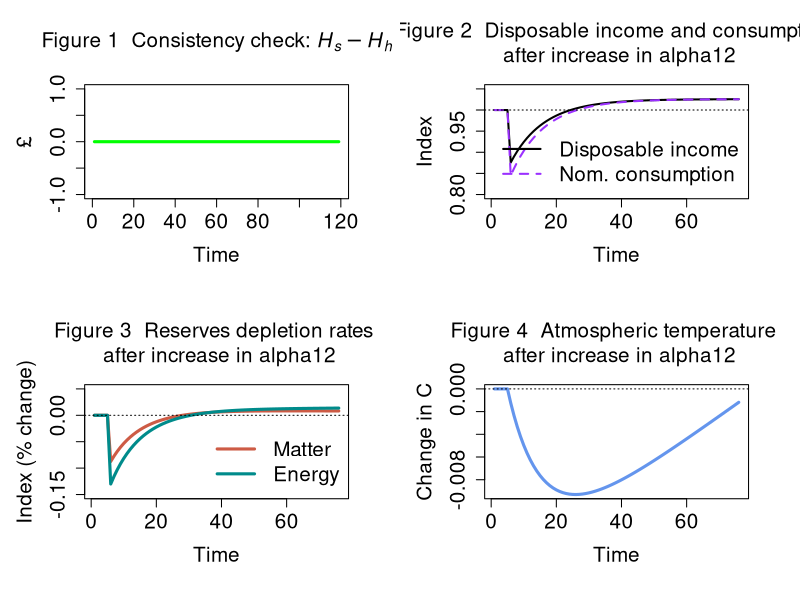

Source code (R):
# IO-SFC MODEL (BASED ON MODEL PC) + ECOSYSTEM + EXPERIMENT

# Created by Marco Veronese Passarella

# Version: 25 June 2024; revised: 7 August 2025

### PREPARE THE ENVIRONMENT ################################################################################

#Clear Environment
rm(list=ls(all=TRUE))

#Clear Plots
if(!is.null(dev.list())) dev.off()

#Clear Console
cat("\014")

#Set directory/folder
#setwd("C:/Users/...")

#set number of periods
nPeriods = 120

#Set number of scenarios
nScenarios = 2 

#Set number of industries ***
nIndustries = 2

### SET THE COEFFICIENTS (EXOGENOUS VARIABLES AND PARAMETERS) ################################################################################

alpha10 = 0.8 #Autonomous component of propensity to consume out of income
alpha11 = 8 #Interest rate elasticity of propensity to consume out of income (minus sign)
alpha2 = 0.4 #Propensity to consume out of wealth
w = 0.4 #Uniform wage rate
mu = 0.875 #Uniform mark-up
pr1 = 1 #Labour productivity in industry 1
pr2 = 1 #Labour productivity in industry 2
lambda0 = 0.635 #Autonomous share of bills
lambda1 = 5 #Elasticity of bills demand to interest rate
lambda2 = 0.01 #Elasticity of bills demand to yd/v
theta = 0.2 #Tax rate on income
r_bar=matrix(data=0.025,nrow=nScenarios,ncol=nPeriods) #Interest rate as policy instrument
beta1_c_bar = 0.50 #Household consumption share of product 1
beta2_c_bar = 0.50 #Household consumption share of product 2
beta1_g_bar = 0.48 #Government consumption share of product 1
beta2_g_bar = 0.52 #Government consumption share of product 2
a11 = 0.11 #Quantity of product 1 necessary to produce one unit of product 1
a12 = 0.12 #Quantity of product 1 necessary to produce one unit of product 2
a21 = 0.21 #Quantity of product 2 necessary to produce one unit of product 1
a22 = 0.22 #Quantity of product 2 necessary to produce one unit of product 2

#Tip: try 0.12, 0.12, 0.20, 0.20 for unit prices

### CREATE VARIABLES AND ATTRIBUTE INITIAL VALUES ################################################################################

#Use 'array' function to create 3-dimension variables
x=array(data=0,dim=c(nScenarios,nPeriods,nIndustries)) #Gross output by industry (real)
d=array(data=0,dim=c(nScenarios,nPeriods,nIndustries)) #Demand by industry (real)
beta_c=array(data=0,dim=c(nScenarios,nPeriods,nIndustries)) #Real consumption composition
beta_g=array(data=0,dim=c(nScenarios,nPeriods,nIndustries)) #Real government expenditure composition
p=array(data=1,dim=c(nScenarios,nPeriods,nIndustries)) #Unit prices

#Create matrix of coefficients
A=matrix(data=0,nrow=nIndustries,ncol=nIndustries) #2D matrix of technical coefficients
I = diag(x=1, nrow=nIndustries, ncol=nIndustries) #2D diagonal matrix
A4=array(data=0,dim=c(nScenarios,nPeriods,nIndustries,nIndustries)) #4D matrix of technical coefficients

#Other 2-dimension variables
alpha1=matrix(data=alpha10-alpha11*r_bar,nrow=nScenarios,ncol=nPeriods) #Propensity to consume out of income
b_cb=matrix(data=0,nrow=nScenarios,ncol=nPeriods) #Government bills held by Central Bank
b_h=matrix(data=0,nrow=nScenarios,ncol=nPeriods) #Government bills held by households
b_s=matrix(data=0,nrow=nScenarios,ncol=nPeriods) #Government bills supplied by government
h_h=matrix(data=0,nrow=nScenarios,ncol=nPeriods) #Cash money held by households
h_s=matrix(data=0,nrow=nScenarios,ncol=nPeriods) #Cash money supplied by central bank
r=matrix(data=r_bar,nrow=nScenarios,ncol=nPeriods) #Interest rate on government bills
t=matrix(data=0,nrow=nScenarios,ncol=nPeriods) #Taxes
v=matrix(data=0,nrow=nScenarios,ncol=nPeriods) #Households wealth
yd=matrix(data=0,nrow=nScenarios,ncol=nPeriods) #Disposable income of households
cons=matrix(data=0,nrow=nScenarios,ncol=nPeriods) #Consumption (real)
g=matrix(data=20,nrow=nScenarios,ncol=nPeriods) #Government expenditure (real)
y=matrix(data=0,nrow=nScenarios,ncol=nPeriods) #Value of net output (GDP)
p_c=matrix(data=1,nrow=nScenarios,ncol=nPeriods) #Average price for the consumers
p_g=matrix(data=1,nrow=nScenarios,ncol=nPeriods) #Average price for the government
infl=matrix(data=1,nrow=nScenarios,ncol=nPeriods) #Inflation tax (see Godley and Lavoie, 9.2.4 and 9.3.1)

### Ecosystem variables and coefficients ################################################################################

#Variables
x_mat = matrix(data=0,nrow=nScenarios,ncol=nPeriods) #Production of material goods 
mat = matrix(data=0,nrow=nScenarios,ncol=nPeriods) #Extracted matter  
rec = matrix(data=0,nrow=nScenarios,ncol=nPeriods) #Recycled socio-economic stock  
dis = matrix(data=0,nrow=nScenarios,ncol=nPeriods) #Discarded socioeconomic stock            
kh = matrix(data=0,nrow=nScenarios,ncol=nPeriods) #Socio-economic stock       
en = matrix(data=0,nrow=nScenarios,ncol=nPeriods) #Total energy required for production
ren = matrix(data=0,nrow=nScenarios,ncol=nPeriods) #Renewable energy
nen = matrix(data=0,nrow=nScenarios,ncol=nPeriods) #Non-renewable energy                         
co2_cum = matrix(data=0,nrow=nScenarios,ncol=nPeriods) #Cumulative emissions
wa = matrix(data=0,nrow=nScenarios,ncol=nPeriods) #Waste by industry
temp = matrix(data=0,nrow=nScenarios,ncol=nPeriods) #Atmospheric temperature 
k_m=matrix(data=6000,nrow=nScenarios,ncol=nPeriods) #Matter reserves
conv_m=matrix(data=0,nrow=nScenarios,ncol=nPeriods) #Conversion of matter resources into reserves
res_m=matrix(data=388889,nrow=nScenarios,ncol=nPeriods) #Matter resources
k_e=matrix(data=37000,nrow=nScenarios,ncol=nPeriods) #Energy reserves
conv_e=matrix(data=0,nrow=nScenarios,ncol=nPeriods) #Conversion of energy resources into reserves
res_e=matrix(data=542000,nrow=nScenarios,ncol=nPeriods) #Energy resources
dc = array(data=0,dim=c(nScenarios,nPeriods,nIndustries)) #Stock of durable goods by industry/product
emis = matrix(data=0,nrow=nScenarios,ncol=nPeriods) #Annual emissions by industry
cen=matrix(data=0,nrow=nScenarios,ncol=nPeriods) #Carbon mass of energy
o2= matrix(data=emis-cen,nrow=nScenarios,ncol=nPeriods) #Mass of oxygen 

#Coefficients
rho_dis = 0.2 #Recycling rate
beta_e = 0.07 #CO2 intensity of non-renewable energy sources
tcre=0.0001 #Transient climate response to cumulative carbon emissions
fnc=0.5 #Non-CO2 fraction of total anthropocentric forcing
sigma_m=0.0005 #Conversion rate of matter resources into reserves
car=3.67 #Coefficient converting Gt of carbon into Gt of CO2
sigma_e=0.003 #Conversion rate of energy resources into reserves
mu_mat = matrix(data=c(0.4,0.6),nrow=nIndustries,ncol=1) #Material intensity coefficients by industry
zeta_dc = matrix(data=c(0.015,0.025),nrow=nIndustries,ncol=1) #Percentages of discarded socio-economic stock by industry
eps_en = matrix(data=c(4,6),nrow=nIndustries,ncol=1) #Energy intensity coefficients by industry                                          
eta_en = matrix(data=c(0.13,0.15),nrow=nIndustries,ncol=1) #Shares of renewable energy in total energy by industry       
alpha12=matrix(data=4,nrow=nScenarios,ncol=nPeriods) #Temperature elasticity of propensity to consume out of income

### RUN THE MODEL ################################################################################

#DEFINE THE LOOPS

#Choose scenario
for (j in 1:nScenarios){
  
  #Define time loop
  for (i in 2:nPeriods){
    
    #Define iterations
    for (iterations in 1:100){
      
      
      #ADD ALTERNATIVE SCENARIOS  
      
      #Shock 1: higher temperature elasticity of propensity to consume out of income
      if (i>=50 && j==2){alpha12[j,i]=16}
      
      
      #DEFINE THE SYSTEM OF EQUATIONS        
      
      
      ## A) Define the matrix of technical coefficients ####
      
      #4D matrix of technical coefficients
      A4[j,i,,] = matrix(c(a11,a12,
                           a21,a22), nrow=2, byrow=TRUE)                     
      
      #2D matrix of technical coefficients
      A = A4[j,i,,]          
      
      
      ## B) Define consumption shares ####
      
      #Household real consumption share of product 1 - eq. 13.1
      beta_c[j,i,1]=beta1_c_bar
      
      #Household real consumption share of product 2 - eq. 13.2
      beta_c[j,i,2]=beta2_c_bar
      
      #Government real consumption share of product 1 - eq. 14.1
      beta_g[j,i,1]=beta1_g_bar
      
      #Government real consumption share of product 2 - eq. 14.2
      beta_g[j,i,2]=beta2_g_bar
      
      
      ## C) Define input-output structure ####
      
      #Real final demand vector by industry - eq. 15
      d[j,i,] = beta_c[j,i,]*cons[j,i] + beta_g[j,i,]*g[j,i]
      
      #Real gross output by industry  - eq. 16
      x[j,i,] = solve(I-A) %*% d[j,i,]
      
      #Value of net output (GDP)  - eq. 1.A
      y[j,i] = t(p[j,i,]) %*% d[j,i,]
      
      
      ## D) Set prices ####
      
      #Set unit price of output of industry 1 - eq. 17.1
      p[j,i,1] = (w/pr1) + (p[j,i,1]*A[1] + p[j,i,2]*A[2])*(1 + mu) 
      
      #Set unit price of output of industry 2 - eq. 17.2  
      p[j,i,2] = (w/pr2) + (p[j,i,1]*A[3] + p[j,i,2]*A[4])*(1 + mu) 
      
      #Average price for the consumers - eq. 18
      p_c[j,i] = t(p[j,i,]) %*% beta_c[j,i,]
      
      #Average price for the government - eq. 19
      p_g[j,i] = t(p[j,i,]) %*% beta_g[j,i,]
      
      
      ## E) Households' behaviour ####
      
      #Disposable income - eq. 2
      yd[j,i] = y[j,i] - t[j,i] + r[j,i-1]*b_h[j,i-1]
      
      #Wealth accumulation - eq. 4 
      v[j,i] = v[j,i-1] + (yd[j,i] - p_c[j,i]*cons[j,i])
      
      #Real consumption function with no monetary illusion - eq. 5.A.1 
      cons[j,i] = alpha1[j,i]*((yd[j,i]/p_c[j,i])-infl[j,i]) + alpha2*v[j,i-1]/p_c[j,i-1]
      
      #Inflation tax for households - eq. 5.A.1
      infl[j,i] = ((p_c[j,i]-p_c[j,i-1])/p_c[j,i-1])*(v[j,i-1]/p_c[j,i])
      
      #Endogenous propensity to consume out of income  - eq. 12
      #alpha1[j,i] = alpha10 - alpha11*r[j,i]
      
      
      ## F) Portfolio equations ####
      
      #Demand for cash money - eq. 6
      h_h[j,i] = v[j,i] - b_h[j,i]
      
      #Demand for government bills - eq. 7
      b_h[j,i] = v[j,i]*(lambda0 + lambda1*r[j,i] - lambda2*(yd[j,i]/v[j,i]))
      
      
      ## G) Government ####
      
      #Tax payments - eq. 3 
      t[j,i] = theta*(y[j,i] + r[j,i-1]*b_h[j,i-1])
      
      #Supply of government bills - eq. 8
      b_s[j,i] = b_s[j,i-1] + ( p_g[j,i]*g[j,i] + r[j,i-1]*b_s[j,i-1]) - (t[j,i] + r[j,i-1]*b_cb[j,i-1])
      
      
      ## H) Central bank ####
      
      #Supply of cash - eq. 9
      h_s[j,i] = h_s[j,i-1] + b_cb[j,i] - b_cb[j,i-1]
      
      #Government bills held by the central bank - eq. 10
      b_cb[j,i] = b_s[j,i] - b_h[j,i]
      
      #Interest rate as policy instrument - eq. 11
      r[j,i] = r_bar[j,i]
      
      
      ## I) Ecosystem ####
      
      #Extraction of matter and waste
      
      #Production of material goods 
      x_mat[j,i] = t(mu_mat[,]) %*% x[j,i,]
      
      #Extraction of matter                                       
      mat[j,i] = x_mat[j,i] - rec[j,i]                                             
      
      #Recycled matter (of socioeconomic stock + industrial waste)
      rec[j,i] = rho_dis*dis[j,i]         
      
      #Discarded socioeconomic stock            
      dis[j,i] = t(mu_mat[,]) %*% (zeta_dc[,] * dc[j,i-1,])
      
      #Stock of durable consumption goods                 
      dc[j,i,] = dc[j,i-1,] + beta_c[j,i,]*cons[j,i] - zeta_dc[,] * dc[j,i-1,]    
      
      #Socioeconomic stock
      kh[j,i] = kh[j,i-1] + x_mat[j,i] - dis[j,i]       
      
      #Wasted socio-economic stock
      wa[j,i] = mat[j,i] - (kh[j,i]-kh[j,i-1])                                                                     
      
      
      #Use of energy, emissions and temperature
      
      #Energy required for production
      en[j,i] = t(eps_en[,]) %*% x[j,i,]                                          
      
      #Renewable energy at the end of the period
      ren[j,i] = t(eps_en[,]) %*% (eta_en[,]*x[j,i,])                         
      
      #Non-renewable energy
      nen[j,i] = en[j,i] - ren[j,i]                                                
      
      #C02 emissions
      emis[j,i] = beta_e*nen[j,i]   
      
      #Cumulative emissions
      co2_cum[j,i] = co2_cum[j,i-1] + emis[j,i]
      
      #Atmospheric temperature 
      temp[j,i] = (1/(1-fnc))*tcre*(co2_cum[j,i])
      
      
      #Resources and reserves  
      
      #Stock of material reserves
      k_m[j,i] = k_m[j,i-1] + conv_m[j,i] - mat[j,i]                      
      
      #Material resources converted to reserves 
      conv_m[j,i] = sigma_m*res_m[j,i]                                    
      
      #Stock of material resources
      res_m[j,i] = res_m[j,i-1] - conv_m[j,i]                            
      
      #Carbon mass of non-renewable energy 
      cen[j,i] = emis[j,i]/car                                            
      
      #Mass of oxygen 
      o2[j,i] = emis[j,i] - cen[j,i]                                      
      
      #Stock of energy reserves
      k_e[j,i] = k_e[j,i-1] + conv_e[j,i] - nen[j,i]                       
      
      #Energy resources converted to reserves 
      conv_e[j,i] = sigma_e*res_e[j,i]                                    
      
      #Stock of energy resources
      res_e[j,i] = res_e[j,i-1] - conv_e[j,i]                             
      
      
      #Climate related damages / changes
      
      #Endogenous propensity to consume out of income
      alpha1[j,i] = alpha10 - alpha11*r[j,i] - alpha12[j,i] * (temp[j,i] - temp[j,i-1])   
      
      #Tip 1: try also beta_c[j,i,1] = beta0 + beta1 * temp[j,i-1]
      
      #Tip 2: we can connect waste accumulation with other variables...
      
    }
    
  }
}

### CONSISTENCY CHECK (REDUNDANT EQUATION) AND PLOTS ################################################################################

#Define layout
layout(matrix(c(1,2,3,4), 2, 2, byrow = TRUE))
par(mar = c(5.1+1, 4.1+1, 4.1+1, 2.1+1))

#Figure 1: redundant equation
plot(h_s[2,2:nPeriods]-h_h[2,2:nPeriods], type="l", col="green",lwd=3,lty=1,font.main=1,cex.main=1.5,
     main=expression("Figure 1  Consistency check: " * italic(H[phantom("")]["s"]) - italic(H[phantom("")]["h"])),
     cex.axis=1.5,cex.lab=1.5,ylab = '\u00A3',
     xlab = 'Time',ylim = range(-1,1))

#Figure 2: disposable income and consumption after increase in temperature elasticity of consumption
plot(yd[2,45:nPeriods]/yd[1,45:nPeriods],type="l", col=1, lwd=2, lty=1, font.main=1,cex.main=1.5,
     main="Figure 2  Disposable income and consumption \n after increase in alpha12",
     ylab = 'Index',xlab = 'Time',ylim = range(0.8,1.05),
     cex.axis=1.5,cex.lab=1.5)
lines((cons[2,45:nPeriods]*p_c[2,45:nPeriods])/(cons[1,45:nPeriods]*p_c[1,45:nPeriods]),type="l",lwd=2,lty=2,col="purple1")
legend("bottomright",c("Disposable income","Nom. consumption"),  bty = "n",
       cex=1.5, lty=c(1,2), lwd=c(2,2), col = c(1,"purple1"), box.lty=0)
abline(h=1,col=1,lty=3)

#Figure 3: reserves depletion rates after increase in temperature elasticity of consumption 
plot(100*(mat[2,45:nPeriods]/k_m[2,44:(nPeriods-1)])-100*(mat[1,45:nPeriods]/k_m[1,44:(nPeriods-1)]),type="l",
     col="coral3", lwd=3, lty=1, font.main=1,cex.main=1.5,
     main="Figure 3  Reserves depletion rates \n after increase in alpha12",
     ylab = 'Index (% change)',xlab = 'Time',cex.axis=1.5,cex.lab=1.5,ylim=range(-0.15,0.05))
lines(100*(en[2,45:nPeriods]/k_e[2,44:(nPeriods-1)])-100*(en[1,45:nPeriods]/k_e[1,44:(nPeriods-1)]),col="cyan4", lwd=3, lty=1)
legend("bottomright",c("Matter","Energy"),  bty = "n",
       cex=1.5, lty=c(1,1), lwd=c(3,3), col = c("coral3","cyan4"), box.lty=0)
abline(h=0,col=1,lty=3)

#Figure 4: atmospheric temperature after increase in temperature elasticity of consumption 
plot(temp[2,45:nPeriods]-temp[1,45:nPeriods],type="l",
     col="cornflowerblue", lwd=3, lty=1, font.main=1,cex.main=1.5,
     main="Figure 4  Atmospheric temperature \n after increase in alpha12",
     ylab = 'Change in C',xlab = 'Time',cex.axis=1.5,cex.lab=1.5)
abline(h=0,col=1,lty=3)



